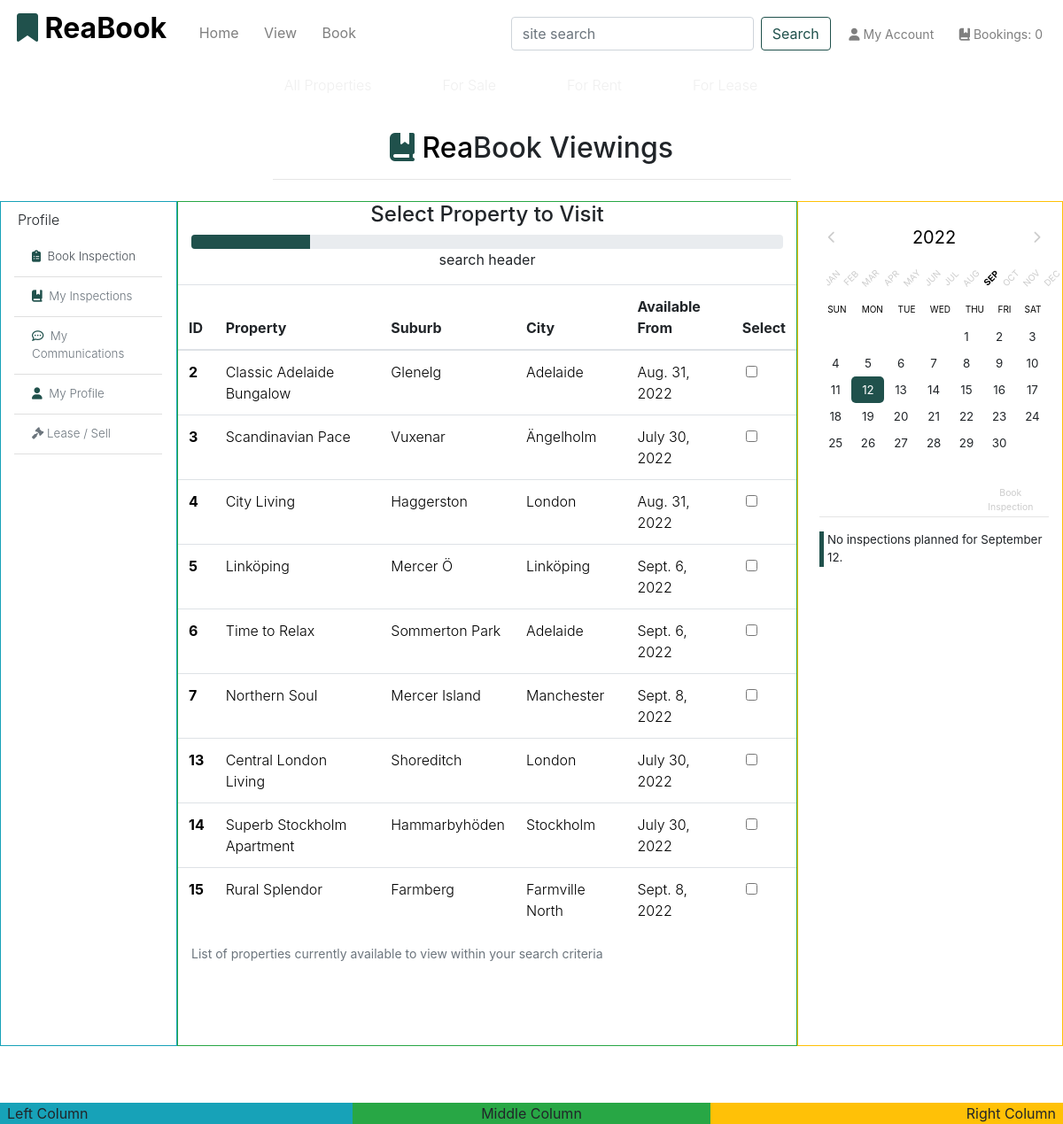
Page /book/choose/ on the earlier database version.
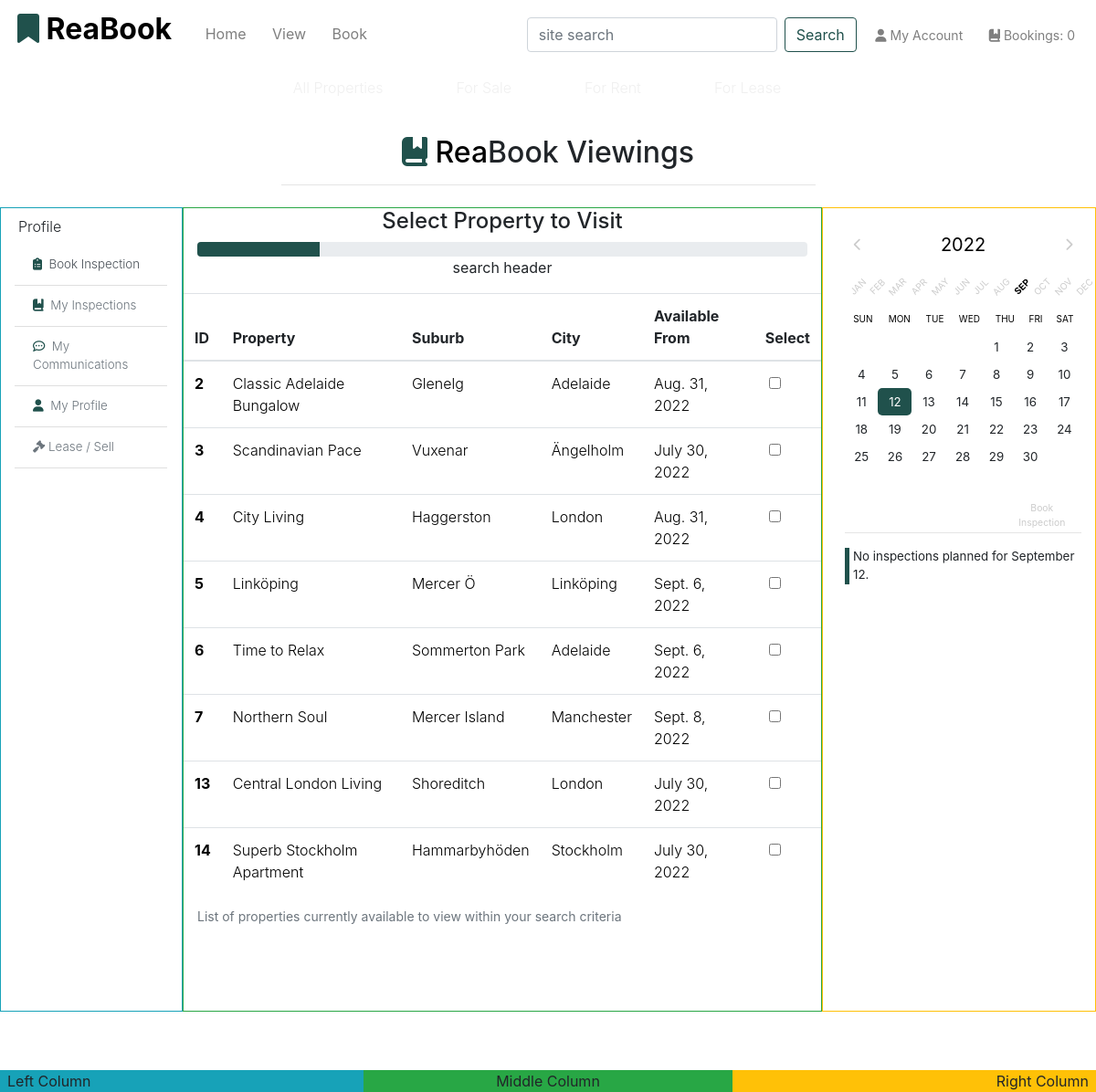
Same page on the later database version.
### app_properties/models.py (models this page shows, shortened)
class Property(models.Model):
    category = models.ForeignKey(
        'Category', null=True, blank=True, on_delete=models.SET_NULL
        )
    sector = models.ForeignKey(
        'Sector', null=True, blank=True, on_delete=models.SET_NULL
        )
    title_no = models.CharField(max_length=254, null=True, blank=True)
    name = models.CharField(max_length=30)
    ribbon_feature = models.CharField(max_length=20, default="New Listing")
    description = models.TextField()
    sale_price = models.IntegerField(null=False, blank=False, default=1000000)
    rent_pw = models.IntegerField(null=False, blank=False, default=100000)
    rating = models.DecimalField(
        max_digits=3, decimal_places=1, null=True, blank=True
        )
    main_image_url = models.URLField(max_length=1024, null=True, blank=True)
    main_image = models.ImageField(null=True, blank=True)
    bath_image = models.ImageField(null=True, blank=True)
    kitchen_image = models.ImageField(null=True, blank=True)
    bedroom_image = models.ImageField(null=True, blank=True)
    living_image = models.ImageField(null=True, blank=True)
    main_image = models.ImageField(null=True, blank=True)
    bedrooms = models.IntegerField(null=False, blank=False)
    bathrooms = models.IntegerField(null=False, blank=False)
    carports = models.IntegerField(null=False, blank=False)
    land_area = models.IntegerField(null=True, blank=True)
    building_area = models.IntegerField(null=True, blank=True)
    air_conditioning = models.IntegerField(null=False, blank=False)
    unit_no = models.IntegerField(null=True, blank=True)
    house_no = models.IntegerField(null=True, blank=False, default="No.")
    level = models.IntegerField(null=True, blank=True)
    street = models.CharField(max_length=40, null=True, blank=False, default='Street')
    suburb = models.CharField(max_length=40)
    city = models.CharField(max_length=40)
    state = models.CharField(max_length=40, null=True, blank=True)
    country = models.CharField(max_length=40, null=True, blank=True)
    postcode = models.CharField(max_length=10)
    build_date = models.DateField(null=True, blank=True)
    list_date = models.DateField(auto_now_add=True)
    list_duration = models.IntegerField(null=False, blank=False, default=30)
    date_available = models.DateField(null=True, blank=True)
    owner_fname = models.CharField(max_length=254, null=True, blank=False)
    owner_lname = models.CharField(max_length=254, null=True, blank=False)
    viewings = models.BooleanField(default=True)
    class Meta:
        verbose_name_plural = 'Properties'
        get_latest_by = 'list_date'

### app_bookings/views.py (the view)
# urls.py: path('choose/', views.choose_bookings, name='choose_bookings'),
def choose_bookings(request):
    properties = Property.objects.all()
    props_with_viewings = properties.filter(viewings=True)
    context = {
        'properties': properties,
        'props_with_viewings': props_with_viewings,
    }
    return render(request, 'book/b-booking-choose-property.html', context)

### app_bookings/templates/book/b-booking-choose-property.html (shortened to what this page needs)
{% extends 'base.html' %}
{% load static %}
{% block content %}
{% include 'includes/bookings-base.html' %}
<div class="row justify-content-center">
    <div class="col-md-12 text-center mb-md-5 h-100">
        <h4 class="heading-section">Select Property to Visit</h4>
        <div class="progress ">
            <div class="progress-bar bg-green" role="progressbar" style="width: 20%" aria-valuenow="20" aria-valuemin="0" aria-valuemax="100"></div>
        </div>
        <form action="POST">
            <p>search header</p>
            <div class="row mb-3">
                <table class="table table-hover text-lg-left font-weight-light">
                    <caption class="col-12"><small>List of properties currently available to view within your search
                            criteria</small></caption>
                    <thead>
                        <tr>
                            <th scope="col">ID</th>
                            <th scope="col">Property</th>
                            <th scope="col">Suburb</th>
                            <th scope="col">City</th>
                            <th scope="col">Available From</th>
                            <th scope="col">Select</th>
                        </tr>
                    </thead>
                    <tbody class="font-weight-light">
                        {% for prop in props_with_viewings %}
                        <tr>
                            <th scope="row" class="row-hlink"><a
                                    href="{% url 'property_detail' prop.id %}">{{ prop.id }}</a>
                                </th>
                            <td class="row-hlink">
                                <a href="{% url 'property_detail' prop.id %}">{{ prop.name }}</a>
                            </td>
                            <td class="row-hlink">
                                <a href="{% url 'property_detail' prop.id %}">{{ prop.suburb }}</a>
                            </td>
                            <td class="row-hlink">
                                <a href="{% url 'property_detail' prop.id %}">{{ prop.city }}</a>
                            </td>
                            <td class="row-hlink">
                                <a href="{% url 'property_detail' prop.id %}">{{ prop.date_available }}</a></td>
                            <td class="row-hlink text-center">
                                <input type="checkbox" class="form-check-input" id="select-for-viewing">
                            </td>
                        </tr>
                        {% endfor %}
                </table>
            </div>
        </form>
    </div>
</div>
{% include 'includes/bookings-base-calendar.html' %}
{% endblock %}

Differences in the rows shown:
no longer on this page (row edited): Property: id "15", name "Rural Splendor", suburb "Farmberg", city "Farmville North", date_available "Sept. 8, 2022"
